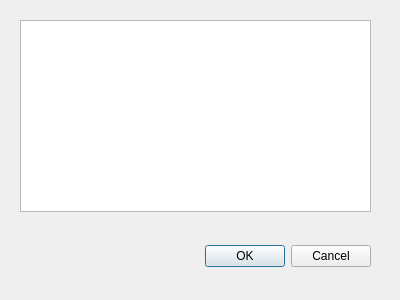
<?xml version="1.0" encoding="UTF-8"?>
<ui version="4.0">
 <class>ProjekteAuswahl</class>
 <widget class="QDialog" name="ProjekteAuswahl">
  <property name="windowModality">
   <enum>Qt::ApplicationModal</enum>
  </property>
  <property name="geometry">
   <rect>
    <x>0</x>
    <y>0</y>
    <width>400</width>
    <height>300</height>
   </rect>
  </property>
  <property name="windowTitle">
   <string>Wahl öffnen</string>
  </property>
  <widget class="QDialogButtonBox" name="buttonBox">
   <property name="geometry">
    <rect>
     <x>30</x>
     <y>240</y>
     <width>341</width>
     <height>32</height>
    </rect>
   </property>
   <property name="orientation">
    <enum>Qt::Horizontal</enum>
   </property>
   <property name="standardButtons">
    <set>QDialogButtonBox::Cancel|QDialogButtonBox::Ok</set>
   </property>
  </widget>
  <widget class="QListWidget" name="projectListe">
   <property name="geometry">
    <rect>
     <x>20</x>
     <y>20</y>
     <width>351</width>
     <height>192</height>
    </rect>
   </property>
  </widget>
 </widget>
 <resources/>
 <connections>
  <connection>
   <sender>buttonBox</sender>
   <signal>accepted()</signal>
   <receiver>ProjekteAuswahl</receiver>
   <slot>accept()</slot>
   <hints>
    <hint type="sourcelabel">
     <x>248</x>
     <y>254</y>
    </hint>
    <hint type="destinationlabel">
     <x>157</x>
     <y>274</y>
    </hint>
   </hints>
  </connection>
  <connection>
   <sender>buttonBox</sender>
   <signal>rejected()</signal>
   <receiver>ProjekteAuswahl</receiver>
   <slot>reject()</slot>
   <hints>
    <hint type="sourcelabel">
     <x>316</x>
     <y>260</y>
    </hint>
    <hint type="destinationlabel">
     <x>286</x>
     <y>274</y>
    </hint>
   </hints>
  </connection>
 </connections>
</ui>
